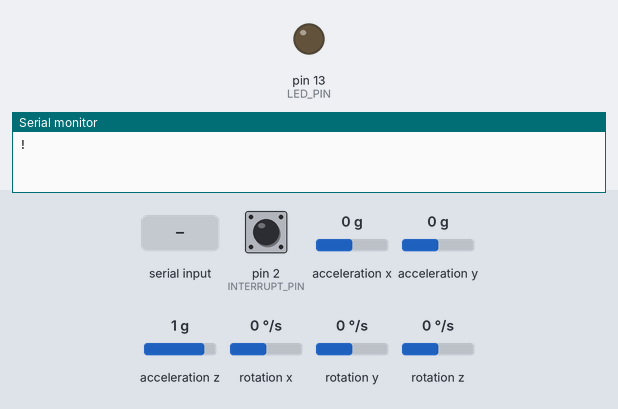
The sketch below on a simulated Arduino Leonardo, built with avr-gcc and run on an emulated ATmega32U4. On the bench: output pins drawn as LEDs (lit = HIGH), the last lines printed to the serial monitor. The inputs (shaded band) are chosen by the test bench; at power-on: pin 2 (INTERRUPT_PIN) LOW, acceleration x 0 g, acceleration y 0 g, acceleration z 1 g, rotation x 0 °/s, rotation y 0 °/s, rotation z 0 °/s. The sensor or clock chip raises its interrupt line as the real part does.

Above: at 0.8 s.
0.9 s: "1\n" received over Serial
At 1.8 s:
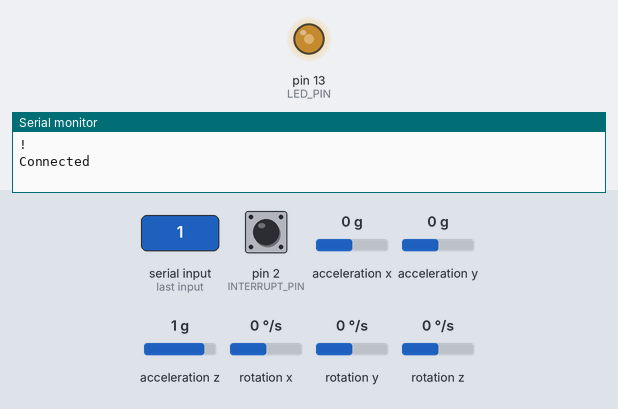
2.9 s: pin 2 (INTERRUPT_PIN) pulled HIGH for 0.15 s
At 3.5 s:
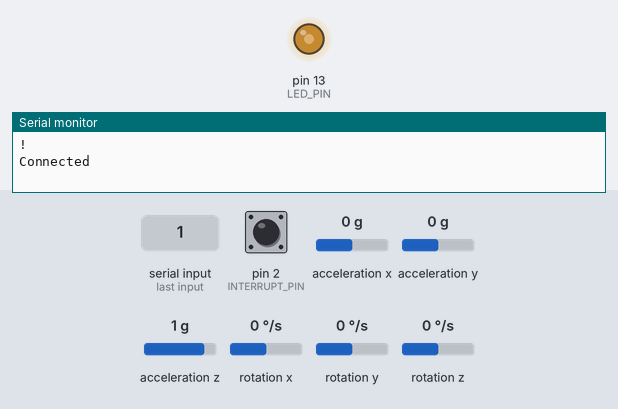
4.5 s: pin 2 (INTERRUPT_PIN) pulled HIGH for 1 s
Timing chart, 0 to 19.0 s (numbered marks = the images above; inputs shaded):
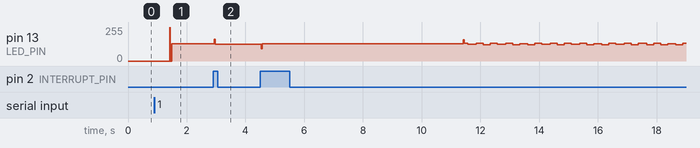

Measured:
- after the input at 0.9 s, pin 13 (LED_PIN): 0/255 → 128/255 after 0.52 s
- after the input at 2.9 s, pin 13 (LED_PIN): 128/255 → 126/255 at once

The sketch:

calibrate.ino
```cpp
// I2C device class (I2Cdev) demonstration Arduino sketch for MPU6050 class using DMP (MotionApps v2.0)
// 6/21/2012 by Jeff Rowberg <jeff@rowberg.net>
// Updates should (hopefully) always be available at https://github.com/jrowberg/i2cdevlib
//
// Changelog:
//      2016-04-18 - Eliminated a potential infinite loop
//      2013-05-08 - added seamless Fastwire support
//                 - added note about gyro calibration
//      2012-06-21 - added note about Arduino 1.0.1 + Leonardo compatibility error
//      2012-06-20 - improved FIFO overflow handling and simplified read process
//      2012-06-19 - completely rearranged DMP initialization code and simplification
//      2012-06-13 - pull gyro and accel data from FIFO packet instead of reading directly
//      2012-06-09 - fix broken FIFO read sequence and change interrupt detection to RISING
//      2012-06-05 - add gravity-compensated initial reference frame acceleration output
//                 - add 3D math helper file to DMP6 example sketch
//                 - add Euler output and Yaw/Pitch/Roll output formats
//      2012-06-04 - remove accel offset clearing for better results (thanks Sungon Lee)
//      2012-06-01 - fixed gyro sensitivity to be 2000 deg/sec instead of 250
//      2012-05-30 - basic DMP initialization working

/* ============================================
I2Cdev device library code is placed under the MIT license
Copyright (c) 2012 Jeff Rowberg

Permission is hereby granted, free of charge, to any person obtaining a copy
of this software and associated documentation files (the "Software"), to deal
in the Software without restriction, including without limitation the rights
to use, copy, modify, merge, publish, distribute, sublicense, and/or sell
copies of the Software, and to permit persons to whom the Software is
furnished to do so, subject to the following conditions:

The above copyright notice and this permission notice shall be included in
all copies or substantial portions of the Software.

THE SOFTWARE IS PROVIDED "AS IS", WITHOUT WARRANTY OF ANY KIND, EXPRESS OR
IMPLIED, INCLUDING BUT NOT LIMITED TO THE WARRANTIES OF MERCHANTABILITY,
FITNESS FOR A PARTICULAR PURPOSE AND NONINFRINGEMENT. IN NO EVENT SHALL THE
AUTHORS OR COPYRIGHT HOLDERS BE LIABLE FOR ANY CLAIM, DAMAGES OR OTHER
LIABILITY, WHETHER IN AN ACTION OF CONTRACT, TORT OR OTHERWISE, ARISING FROM,
OUT OF OR IN CONNECTION WITH THE SOFTWARE OR THE USE OR OTHER DEALINGS IN
THE SOFTWARE.
===============================================
*/

// I2Cdev and MPU6050 must be installed as libraries, or else the .cpp/.h files
// for both classes must be in the include path of your project
#include "I2Cdev.h"

#include "MPU6050_6Axis_MotionApps20.h"
//#include "MPU6050.h" // not necessary if using MotionApps include file

// Arduino Wire library is required if I2Cdev I2CDEV_ARDUINO_WIRE implementation
// is used in I2Cdev.h
#if I2CDEV_IMPLEMENTATION == I2CDEV_ARDUINO_WIRE
    #include "Wire.h"
#endif

// class default I2C address is 0x68
// specific I2C addresses may be passed as a parameter here
// AD0 low = 0x68 (default for SparkFun breakout and InvenSense evaluation board)
// AD0 high = 0x69
MPU6050 mpu;
//MPU6050 mpu(0x69); // <-- use for AD0 high

/* =========================================================================
   NOTE: In addition to connection 3.3v, GND, SDA, and SCL, this sketch
   depends on the MPU-6050's INT pin being connected to the Arduino's
   external interrupt #0 pin. On the Arduino Uno and Mega 2560, this is
   digital I/O pin 2.
 * ========================================================================= */

/* =========================================================================
   NOTE: Arduino v1.0.1 with the Leonardo board generates a compile error
   when using Serial.write(buf, len). The Teapot output uses this method.
   The solution requires a modification to the Arduino USBAPI.h file, which
   is fortunately simple, but annoying. This will be fixed in the next IDE
   release. For more info, see these links:

   http://arduino.cc/forum/index.php/topic,109987.0.html
   http://code.google.com/p/arduino/issues/detail?id=958
 * ========================================================================= */
#include <EEPROM.h>


#define INTERRUPT_PIN 2  // use pin 2 on Arduino Uno & most boards
#define LED_PIN 13 // (Arduino is 13, Teensy is 11, Teensy++ is 6)
bool blinkState = false;

// MPU control/status vars
bool dmpReady = false;  // set true if DMP init was successful
uint8_t mpuIntStatus;   // holds actual interrupt status byte from MPU
uint8_t devStatus;      // return status after each device operation (0 = success, !0 = error)
uint16_t packetSize;    // expected DMP packet size (default is 42 bytes)
uint16_t fifoCount;     // count of all bytes currently in FIFO
uint8_t fifoBuffer[64]; // FIFO storage buffer

// orientation/motion vars
Quaternion q;           // [w, x, y, z]         quaternion container
VectorInt16 aa;         // [x, y, z]            accel sensor measurements
VectorInt16 aaReal;     // [x, y, z]            gravity-free accel sensor measurements
VectorInt16 aaWorld;    // [x, y, z]            world-frame accel sensor measurements
VectorFloat gravity;    // [x, y, z]            gravity vector
float euler[3];         // [psi, theta, phi]    Euler angle container
float ypr[3];           // [yaw, pitch, roll]   yaw/pitch/roll container and gravity vector

// packet structure for InvenSense teapot demo
uint8_t teapotPacket[14] = { '$', 0x02, 0,0, 0,0, 0,0, 0,0, 0x00, 0x00, '\r', '\n' };
int count=0;
float roff=0.0f;
float poff=0.0f;
float yoff=0.0f;

// ================================================================
// ===               INTERRUPT DETECTION ROUTINE                ===
// ================================================================

volatile bool mpuInterrupt = false;     // indicates whether MPU interrupt pin has gone high
void dmpDataReady() {
    mpuInterrupt = true;
}


// ================================================================
// ===                      INITIAL SETUP                       ===
// ================================================================

void setup() {
    // join I2C bus (I2Cdev library doesn't do this automatically)
    #if I2CDEV_IMPLEMENTATION == I2CDEV_ARDUINO_WIRE
        Wire.begin();
        Wire.setClock(400000); // 400kHz I2C clock. Comment this line if having compilation difficulties
    #elif I2CDEV_IMPLEMENTATION == I2CDEV_BUILTIN_FASTWIRE
        Fastwire::setup(400, true);
    #endif

    // initialize serial communication
    // (115200 chosen because it is required for Teapot Demo output, but it's
    // really up to you depending on your project)
    Serial.begin(115200);
    while (!Serial); // wait for Leonardo enumeration, others continue immediately

    // NOTE: 8MHz or slower host processors, like the Teensy @ 3.3V or Arduino
    // Pro Mini running at 3.3V, cannot handle this baud rate reliably due to
    // the baud timing being too misaligned with processor ticks. You must use
    // 38400 or slower in these cases, or use some kind of external separate
    // crystal solution for the UART timer.

    // initialize device
//    Serial.println(F("Initializing I2C devices..."));
    mpu.initialize();
    pinMode(INTERRUPT_PIN, INPUT);

    // verify connection
//    Serial.println(F("Testing device connections..."));
//    Serial.println(mpu.testConnection() ? F("MPU6050 connection successful") : F("MPU6050 connection failed"));

    // wait for ready
    while (Serial.available() && Serial.read()); // empty buffer
    Serial.println("!");
    while (!Serial.available());                 // wait for data
    while (Serial.available() && Serial.read()); // empty buffer again

    // load and configure the DMP
    Serial.println("Connected");
    devStatus = mpu.dmpInitialize();

    // supply your own gyro offsets here, scaled for min sensitivity
    mpu.setXGyroOffset(220);
    mpu.setYGyroOffset(76);
    mpu.setZGyroOffset(-100);
    mpu.setZAccelOffset(1788); // 1688 factory default for my test chip

    // make sure it worked (returns 0 if so)
    if (devStatus == 0) {
        // turn on the DMP, now that it's ready
//        Serial.println(F("Enabling DMP..."));
        mpu.setDMPEnabled(true);

        // enable Arduino interrupt detection
//        Serial.print(F("Enabling interrupt detection (Arduino external interrupt "));
//        Serial.print(digitalPinToInterrupt(INTERRUPT_PIN));
//        Serial.println(F(")..."));
        attachInterrupt(digitalPinToInterrupt(INTERRUPT_PIN), dmpDataReady, RISING);
        mpuIntStatus = mpu.getIntStatus();

        // set our DMP Ready flag so the main loop() function knows it's okay to use it
//        Serial.println(F("DMP ready! Waiting for first interrupt..."));
        dmpReady = true;

        // get expected DMP packet size for later comparison
        packetSize = mpu.dmpGetFIFOPacketSize();
    } else {
        // ERROR!
        // 1 = initial memory load failed
        // 2 = DMP configuration updates failed
        // (if it's going to break, usually the code will be 1)
//        Serial.print(F("DMP Initialization failed (code "));
//        Serial.print(devStatus);
        Serial.println(F(")"));
    }

    // configure LED for output
    pinMode(LED_PIN, OUTPUT);
}


// ================================================================
// ===                    MAIN PROGRAM LOOP                     ===
// ================================================================

void loop() {
    // if programming failed, don't try to do anything
    if (!dmpReady) return;

    // wait for MPU interrupt or extra packet(s) available
    while (!mpuInterrupt && fifoCount < packetSize) {
        if (mpuInterrupt && fifoCount < packetSize) {
          // try to get out of the infinite loop
          fifoCount = mpu.getFIFOCount();
        }
        // other program behavior stuff here
        // .
        // .
        // .
        // if you are really paranoid you can frequently test in between other
        // stuff to see if mpuInterrupt is true, and if so, "break;" from the
        // while() loop to immediately process the MPU data
        // .
        // .
        // .
    }

    // reset interrupt flag and get INT_STATUS byte
    mpuInterrupt = false;
    mpuIntStatus = mpu.getIntStatus();

    // get current FIFO count
    fifoCount = mpu.getFIFOCount();

    // check for overflow (this should never happen unless our code is too inefficient)
    if ((mpuIntStatus & _BV(MPU6050_INTERRUPT_FIFO_OFLOW_BIT)) || fifoCount >= 1024) {
        // reset so we can continue cleanly
        mpu.resetFIFO();
        fifoCount = mpu.getFIFOCount();
        Serial.println(F("FIFO overflow!"));

    // otherwise, check for DMP data ready interrupt (this should happen frequently)
    } else if (mpuIntStatus & _BV(MPU6050_INTERRUPT_DMP_INT_BIT)) {
        // wait for correct available data length, should be a VERY short wait
        while (fifoCount < packetSize) fifoCount = mpu.getFIFOCount();

        // read a packet from FIFO
        mpu.getFIFOBytes(fifoBuffer, packetSize);

        // track FIFO count here in case there is > 1 packet available
        // (this lets us immediately read more without waiting for an interrupt)
        fifoCount -= packetSize;


        if(count<10000&&count>1000){
        // display Euler angles in degrees
        mpu.dmpGetQuaternion(&q, fifoBuffer);
        mpu.dmpGetGravity(&gravity, &q);
        mpu.dmpGetYawPitchRoll(ypr, &q, &gravity);
        Serial.println((String)count+" "+(String)(ypr[0] * 180/M_PI)+","+(String)(ypr[1] * 180/M_PI)+","+(String)(ypr[2] * 180/M_PI));
          count++;
          roff+=ypr[0];
          poff+=ypr[1];
          yoff+=ypr[2];
        }else if(count == 10000){
          roff/=count;
          poff/=count;
          yoff/=count;
          Serial.print("***UPLOADING ");
          Serial.println(roff);
          Serial.print("***UPLOADING ");
          Serial.println(poff);
          Serial.print("***UPLOADING ");
          Serial.println(yoff);
          EEPROM.put(0,roff);
          EEPROM.put(sizeof(float),poff);
          EEPROM.put(2*sizeof(float),yoff);
          count++;
        }else{
          count++;
        }


        // blink LED to indicate activity
        blinkState = !blinkState;
        digitalWrite(LED_PIN, blinkState);
    }
}
```
